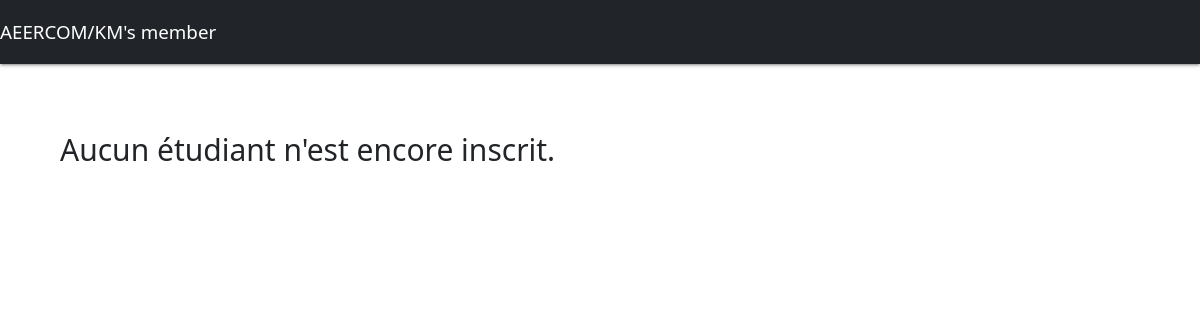
The page /panier/ on the database as committed earlier.
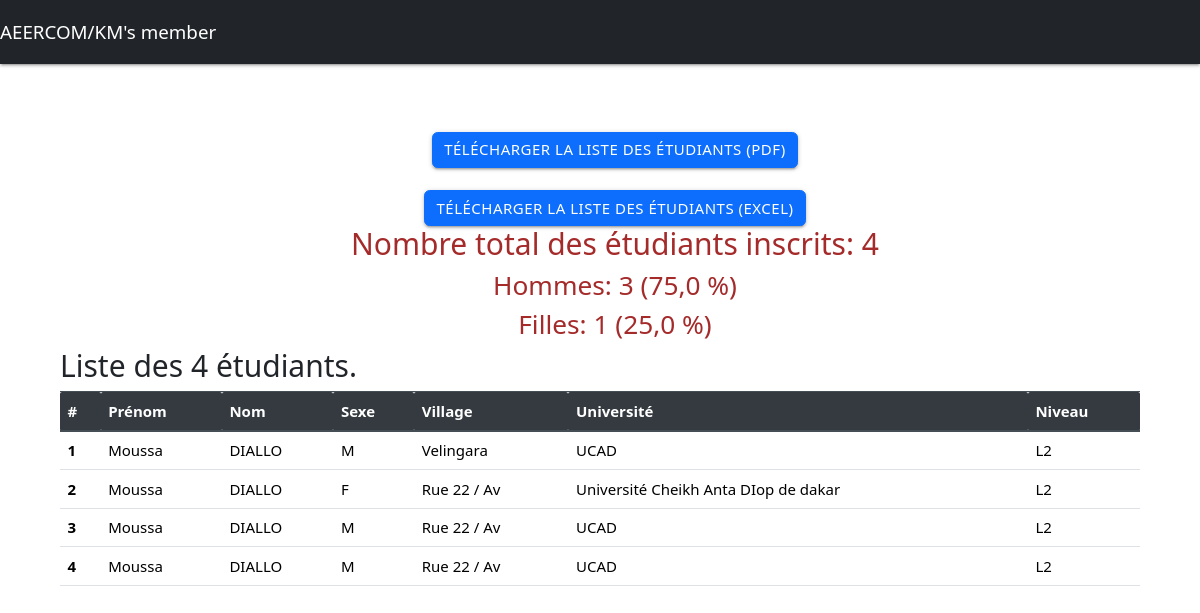
The same page on the database as committed later.
### general/models.py (models this page shows, shortened)
class Etudiant(models.Model):
    prenom = models.CharField(max_length=100)
    nom = models.CharField(max_length=100)
    village = models.CharField(max_length=100)
    Sexe = models.CharField(max_length=100)
    universite = models.CharField(max_length=100)
    departement = models.CharField(max_length=100)
    email = models.CharField(max_length=100)
    fac = models.CharField(max_length=100)
    niveau = models.CharField(max_length=100)

### general/views.py (the view)
# urls.py: path("panier/", views.panier, name='panier'),
def panier(request):
    etudiants= Etudiant.objects.all()
    nbr = len(etudiants)
    nbrH = len([i for i in etudiants if i.Sexe=='M'])
    nbrF = len([i for i in etudiants if i.Sexe=='F'])
    return render(request , 'general/panier.html', {'etudiants':etudiants, 'nbr':nbr , 'nbrH':nbrH, 'nbrF':nbrF})

### general/templatetags/my_filters.py (called while the page is built)
@register.filter
def pourcent(value, arg):
    return ','.join([str((value / arg)*100).split('.')[0],str((value / arg)*100).split('.')[1][:2]])

### general/templates/general/panier.html
{% extends "base.html" %}
{% load my_filters %}
{% load materializecss %}
{% block content %}
{% if  nbr == 0 %}
<div class="message" >
   <h2> Aucun étudiant n'est encore inscrit.</h2>
</div>
{% else %}
<div class="prixTotal" >
  <a href="{% url 'download_etudiants_pdf' %}" class="btn btn-primary">Télécharger la Liste des Étudiants (PDF)</a> <br> <br>
  <a href="{% url 'download_etudiants_excel' %}" class="btn btn-primary">Télécharger la Liste des Étudiants (Excel)</a> <br>
  <h2> Nombre total des étudiants inscrits:  {{nbr}}  </h2>
  <h3> Hommes:  {{nbrH}}   ({{nbrH|pourcent:nbr}} %) </h3>
  <h3> Filles:  {{nbrF}}   ({{nbrF|pourcent:nbr}} %) </h3>
</div>
<div class="message" >
  <h2> Liste des {{nbr}} étudiants.</h2>
</div>
<div class="recuCommande" >
    <table class="table">
        <thead class="thead-dark">
          <tr>
            <th scope="col">#</th>
            <th scope="col">Prénom</th>
            <th scope="col">Nom</th>
            <th scope="col">Sexe</th>
            <th scope="col">Village</th>
            <th scope="col">Université</th>
            <th scope="col">Niveau</th>
          </tr>
        </thead>
        <tbody>
            {% for etu in etudiants%}
          <tr>
            <th scope="row">{{ forloop.counter }}</th>
            <td>{{etu.prenom}}</td>
            <td>{{etu.nom}}</td>
            <td>{{etu.Sexe}}</td>
            <td>{{etu.village}}</td>
            <td>{{etu.universite}}</td>
            <td>{{etu.niveau}}</td>
          </tr>
          {% endfor%}
        </tbody>
      </table>
 </div>
{% endif %}
{% endblock %}

### templates/base.html (shortened to what this page needs)
<!DOCTYPE html>
<html lang="en">
<head>
    {% block css %}
    {% load static %}
    <link rel="stylesheet" type="text/css" href="{% static 'general/style.css' %}">
  <link rel="stylesheet" href="https://cdnjs.cloudflare.com/ajax/libs/materialize/1.0.0-rc.1/css/materialize.min.css" />
  <link rel="stylesheet" href="https://maxcdn.bootstrapcdn.com/bootstrap/4.5.2/css/bootstrap.min.css">
  <link rel="stylesheet" href="https://unpkg.com/bs-brain@2.0.4/utilities/font-size/font-size.css">
<link rel="stylesheet" href="https://unpkg.com/bs-brain@2.0.4/utilities/padding/padding.css">
{% endblock css %}
    {% load bootstrap5 %}
    {% bootstrap_css %}
</head>
<body>
    <nav  id="nav_admin" class="navbar navbar-expand-lg navbar-dark bg-dark">
        {% if not user.is_authenticated %}
        <a class="navbar-brand" href="{% url 'connexionformul' %}"><img id="monlog" src=""/>AEERCOM/KM's member</a>
        {% endif %}
    </nav>
    <div id="space" >
        {% block spaceVide %}
        <br> <br> <br>
        {% endblock %}
    </div>
    <div id="content">
        {% block content %}
        {% endblock %}
    </div>
</html>

### general/static/general/style.css (style rules this page uses)
body { padding: 0rem; margin: 0rem; }
#content { margin-left: 2rem; padding-left: 2rem; margin-right: 2rem; }
.prixTotal { display: block; width: 100%; color: brown; text-align: center; }
.recuCommande { padding-right: 2rem; }

Rows that differ between the two databases and show on the page:
added Etudiant: prenom "Moussa", nom "DIALLO", Sexe "M", village "Velingara", universite "UCAD", niveau "L2"
added Etudiant: prenom "Moussa", nom "DIALLO", Sexe "F", village "Rue 22 / Av", universite "Université Cheikh Anta DIop de dakar", niveau "L2"
added Etudiant: prenom "Moussa", nom "DIALLO", Sexe "M", village "Rue 22 / Av", universite "UCAD", niveau "L2"
added Etudiant: prenom "Moussa", nom "DIALLO", Sexe "M", village "Rue 22 / Av", universite "UCAD", niveau "L2"
Other text that changed with them:
{{ nbr }}: (not shown) → "4"
{{ nbrH }}: (not shown) → "3"
{{ nbrH|pourcent:nbr }}: (not shown) → "75,0"
{{ nbrF }}: (not shown) → "1"
{{ nbrF|pourcent:nbr }}: (not shown) → "25,0"
text no longer shown: "Aucun étudiant n'est encore inscrit."
text now shown: "TÉLÉCHARGER LA LISTE DES ÉTUDIANTS (PDF) TÉLÉCHARGER LA LISTE DES ÉTUDIANTS (EXCEL) Nombre total des étudiants inscrits: Hommes: ( %) Filles: ( %) Liste des étudiants. # Prénom Nom Sexe Village Université Niveau"
